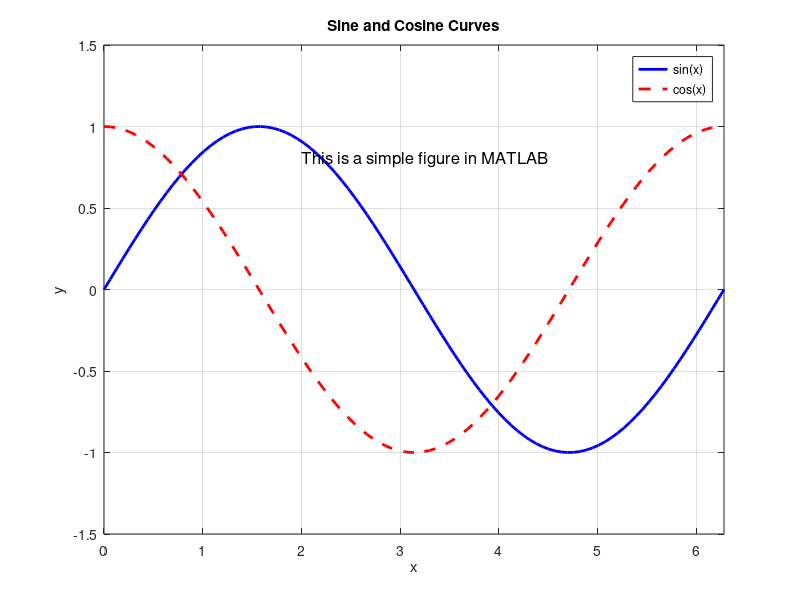

Write MATLAB code to recreate this figure. (Note: this script raises an error after producing the figure.)
 % Create some sample data
x = linspace(0, 2*pi, 100);
y1 = sin(x);
y2 = cos(x);

% Plot the data
figure;
plot(x, y1, 'b-', 'LineWidth', 2); % Plot sine curve in blue
hold on;
plot(x, y2, 'r--', 'LineWidth', 2); % Plot cosine curve in red dashed line

% Add labels and title
xlabel('x');
ylabel('y');
title('Sine and Cosine Curves');
legend('sin(x)', 'cos(x)');
grid on;

% Add text annotation
text(2, 0.8, 'This is a simple figure in MATLAB', 'FontSize', 12);

% Adjust axis limits
xlim([0, 2*pi]);
ylim([-1.5, 1.5]);

% Show the figure
hold off;

imageData = screencapture(gcf);
imshow(imageData);
